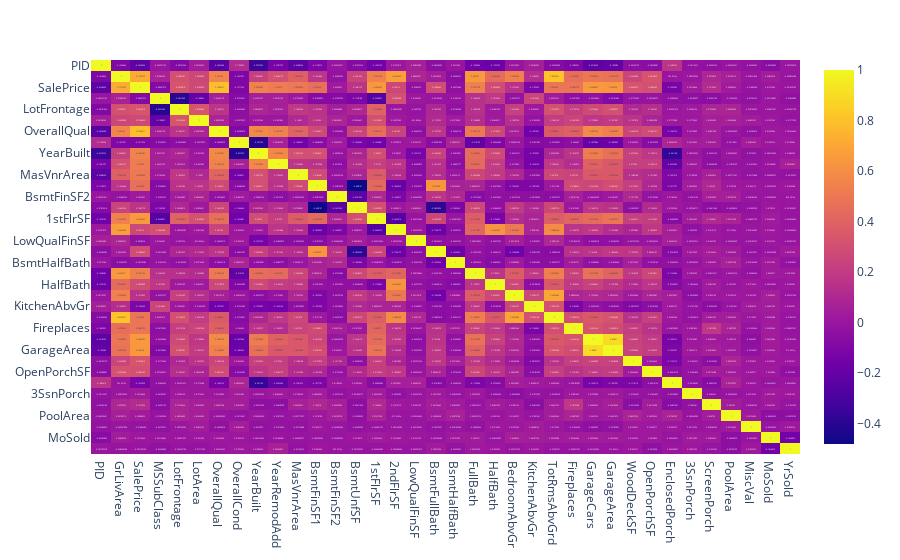

Write notebook code for a chart like this one.
### Code cell
import plotly.express as plt
fig_corr_numerical = plt.imshow(corr_numerical_matrix, text_auto=True, aspect="auto")
fig_corr_numerical.show()
#fig_corr_numerical.write_html("independent.html")

### Figure 1 — Plotly figure (JSON) as saved in the notebook; plotly's stock layout.template omitted (floating-point values rounded to 4 significant figures; data arrays with more than 128 entries replaced by an {"elided": "..."} marker saying what was removed)
{"data": [{"coloraxis": "coloraxis", "hovertemplate": "x: %{x}<br>y: %{y}<br>color: %{z}<extra></extra>", "name": "0", "texttemplate": "%{z}", "type": "heatmap", "x": ["PID", "GrLivArea", "SalePrice", "MSSubClass", "LotFrontage", "LotArea", "OverallQual", "OverallCond", "YearBuilt", "YearRemodAdd", "MasVnrArea", "BsmtFinSF1", "BsmtFinSF2", "BsmtUnfSF", "1stFlrSF", "2ndFlrSF", "LowQualFinSF", "BsmtFullBath", "BsmtHalfBath", "FullBath", "HalfBath", "BedroomAbvGr", "KitchenAbvGr", "TotRmsAbvGrd", "Fireplaces", "GarageCars", "GarageArea", "WoodDeckSF", "OpenPorchSF", "EnclosedPorch", "3SsnPorch", "ScreenPorch", "PoolArea", "MiscVal", "MoSold", "YrSold"], "xaxis": "x", "y": ["PID", "GrLivArea", "SalePrice", "MSSubClass", "LotFrontage", "LotArea", "OverallQual", "OverallCond", "YearBuilt", "YearRemodAdd", "MasVnrArea", "BsmtFinSF1", "BsmtFinSF2", "BsmtUnfSF", "1stFlrSF", "2ndFlrSF", "LowQualFinSF", "BsmtFullBath", "BsmtHalfBath", "FullBath", "HalfBath", "BedroomAbvGr", "KitchenAbvGr", "TotRmsAbvGrd", "Fireplaces", "GarageCars", "GarageArea", "WoodDeckSF", "OpenPorchSF", "EnclosedPorch", "3SsnPorch", "ScreenPorch", "PoolArea", "MiscVal", "MoSold", "YrSold"], "yaxis": "y", "z": {"elided": "36x36 float values"}}], "layout": {"coloraxis": {"colorscale": [[0, "#0d0887"], [0.1111, "#46039f"], [0.2222, "#7201a8"], [0.3333, "#9c179e"], [0.4444, "#bd3786"], [0.5556, "#d8576b"], [0.6667, "#ed7953"], [0.7778, "#fb9f3a"], [0.8889, "#fdca26"], [1, "#f0f921"]]}, "margin": {"t": 60}, "xaxis": {"anchor": "y", "domain": [0, 1]}, "yaxis": {"anchor": "x", "autorange": "reversed", "domain": [0, 1]}}}
